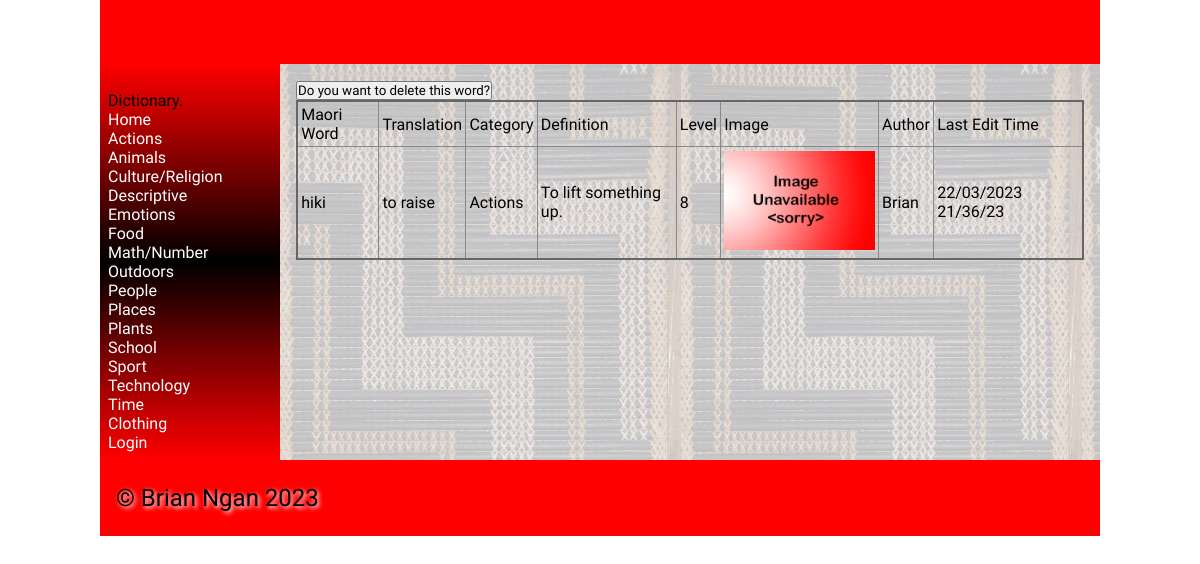
The page /worddisplay/1211 on the database its author committed.
### tables this page shows
CREATE TABLE categories
(
    id       integer
        primary key autoincrement,
    category varchar(30)
);

CREATE TABLE "vocab_list"
(
    id                  integer
        primary key autoincrement,
    maori_word          varchar default 30,
    english_translation varchar default 30,
    category            integer,
    definition          varchar default 500,
    level               integer,
    image               varchar(60),
    author              integer,
    last_edit_time      varchar(50)
);

CREATE TABLE user
(
    id         integer
        primary key autoincrement,
    first_name varchar default 30,
    last_name  varchar default 30,
    email      varchar default 80
        unique,
    password   char    default 60
, user_type integer);

### flaskProject/app.py (the view)
@app.route('/worddisplay/<word_id>')
def render_worddisplay(word_id):
    con = create_connection(DATABASE)
    cur = con.cursor()
    query = "SELECT vocab_list.id, vocab_list.maori_word, vocab_list.english_translation, categories.category, " \
            "vocab_list.definition, vocab_list.level, vocab_list.image, user.first_name, vocab_list.last_edit_time " \
            "FROM vocab_list INNER JOIN categories ON vocab_list.category=categories.id INNER JOIN user ON " \
            "vocab_list.author=user.id WHERE vocab_list.id = ?"
    cur.execute(query, (word_id,))
    words_list = cur.fetchall()
    return render_template('worddisplay.html', logged_in=logged_in_checker(), categories=get_all_category(),
                           word=words_list)

### flaskProject/app.py (called while the page is built)
def create_connection(db_file):
    try:
        connection = sqlite3.connect(db_file)
        return connection
    except Error as e:
        print(e)
    return None

def logged_in_checker():
    if session.get('email') is None:
        return None
    elif session.get('user_type') == 1:
        return 0
    elif session.get('user_type') == 2:
        return 1

def get_all_category():
    con = create_connection(DATABASE)
    cur = con.cursor()
    query = "SELECT * FROM categories"
    cur.execute(query, )
    return cur.fetchall()

### flaskProject/templates/worddisplay.html (shortened to what this page needs)
{% extends "base.html" %}
{% block main %}
<table>
    <thead>
        <tr>
            <td>Maori Word</td>
            <td>Translation</td>
            <td>Category</td>
            <td>Definition</td>
            <td>Level</td>
            <td>Image</td>
            <td>Author</td>
            <td>Last Edit Time</td>
        </tr>
    </thead>
    <tbody>
    {% for credential in word %}
        <tr>
            <td>{{ credential[1] }}</td>
            <td>{{ credential[2] }}</td>
            <td>{{ credential[3] }}</td>
            <td>{{ credential[4] }}</td>
            <td>{{ credential[5] }}</td>
            <td>
                {% if credential[6] %}
                    <img src="/static/images/{{ credential[6] }}">
                {% else %}
                    <img src="/static/images/noimage.png">
                {% endif %}
            </td>
            <td>{{ credential[7] }}</td>
            <td>{{ credential[8] }}</td>
        </tr>
        <form method="post" action="/removeword" onsubmit="return confirm('Are you sure you want to delete this word?');">
            <input type="submit" value="Do you want to delete this word?">
        </form>
    {% endfor %}
    </tbody>
</table>
{% endblock %}

### flaskProject/templates/base.html (shortened to what this page needs)
<!doctype html>
<html lang="en">
<head>
	<link href="{{ url_for('static', filename='css/style.css') }}" rel="stylesheet">
</head>
<body>
	<div id="container">
		<header>
			<h1>{% block heading %}{% endblock %}</h1>
		</header>
		<nav>
			<div class="container">
				<div class="navbar-brand">Dictionary.</div>
					<div class="navbar-links">
						<a href="/">Home</a><br>
                        {% for category in categories %}
                        <a href="/category/{{ category[0] }}">{{ category[1] }}</a><br>
                        {% endfor %}
						{% if logged_in == None %}
						<a href="/login">Login</a>
						{% else %}
						<a href="/logout">Logout</a>
						{%endif%}
					</div>
			</div>
		</nav>
		<main>
            {% block main%}{% endblock %}
        </main>
		<footer>
			<p>
				&copy; Brian Ngan 2023
			</p>
		</footer>
	</div>
</body>
</html>

### flaskProject/static/css/style.css (style rules this page uses)
* { font-family: Comfortaa, sans-serif; margin: 0; padding: 0; box-sizing: border-box; }
#container { display: grid; grid-template-columns: 75px auto; grid-template-areas: 'nav header' 'main main' 'footer footer'; }
header { grid-area: header; background-color: #f00; padding: 1rem; }
nav { grid-area: nav; }
main { grid-area: main; padding: 1rem; background-color: #edd; }
h1, h2, h3, h4 { padding: 1rem 0; font-family: 'Suez One', serif; color: #000; text-shadow: 2px 2px 4px #fff; }
p { padding: 0.5rem 0; }
a { color: #222; }
img { width: 100%; }
table { width: 100%; border: 2px solid #666; border-collapse: collapse; }
th, td { border: 1px solid #888; padding: 0.2rem; text-align: left; }
footer { grid-area: footer; padding: 1rem; background-color: #f00; }
footer p { color: #000; text-shadow: 2px 2px 4px #fff; font-size: 1.5rem; }
@media only screen and (min-width: 768px) { #container { grid-template-columns: 180px auto; grid-template-areas: 'header header' 'nav main' 'footer footer'; } }
@media only screen and (min-width: 768px) { nav { background: linear-gradient(180deg, rgba(255,0,0,1) 0%, rgba(0, 0, 0, 1) 50%, rgba(255,0,0,1) 100%); padding: 0.5rem; } }
@media only screen and (min-width: 768px) { nav a { color: #fff; text-decoration: none; } }
@media only screen and (min-width: 768px) { main { background-image: url('/poutama.jpg'); } }
@media only screen and (min-width: 1000px) { #container { width: 1000px; margin: auto; } }

### rows shown on the page
categories: category "Actions"
categories: category "Animals"
categories: category "Culture/Religion"
categories: category "Descriptive"
categories: category "Emotions"
categories: category "Food"
categories: category "Math/Number"
categories: category "Outdoors"
categories: category "People"
categories: category "Places"
categories: category "Plants"
categories: category "School"
categories: category "Sport"
categories: category "Technology"
categories: category "Time"
categories: category "Clothing"
vocab_list: maori_word "hiki", english_translation "to raise", category "Actions", definition "To lift something up.", level "8", image (placeholder picture), first_name "Brian", last_edit_time "22/03/2023 21/36/23"
